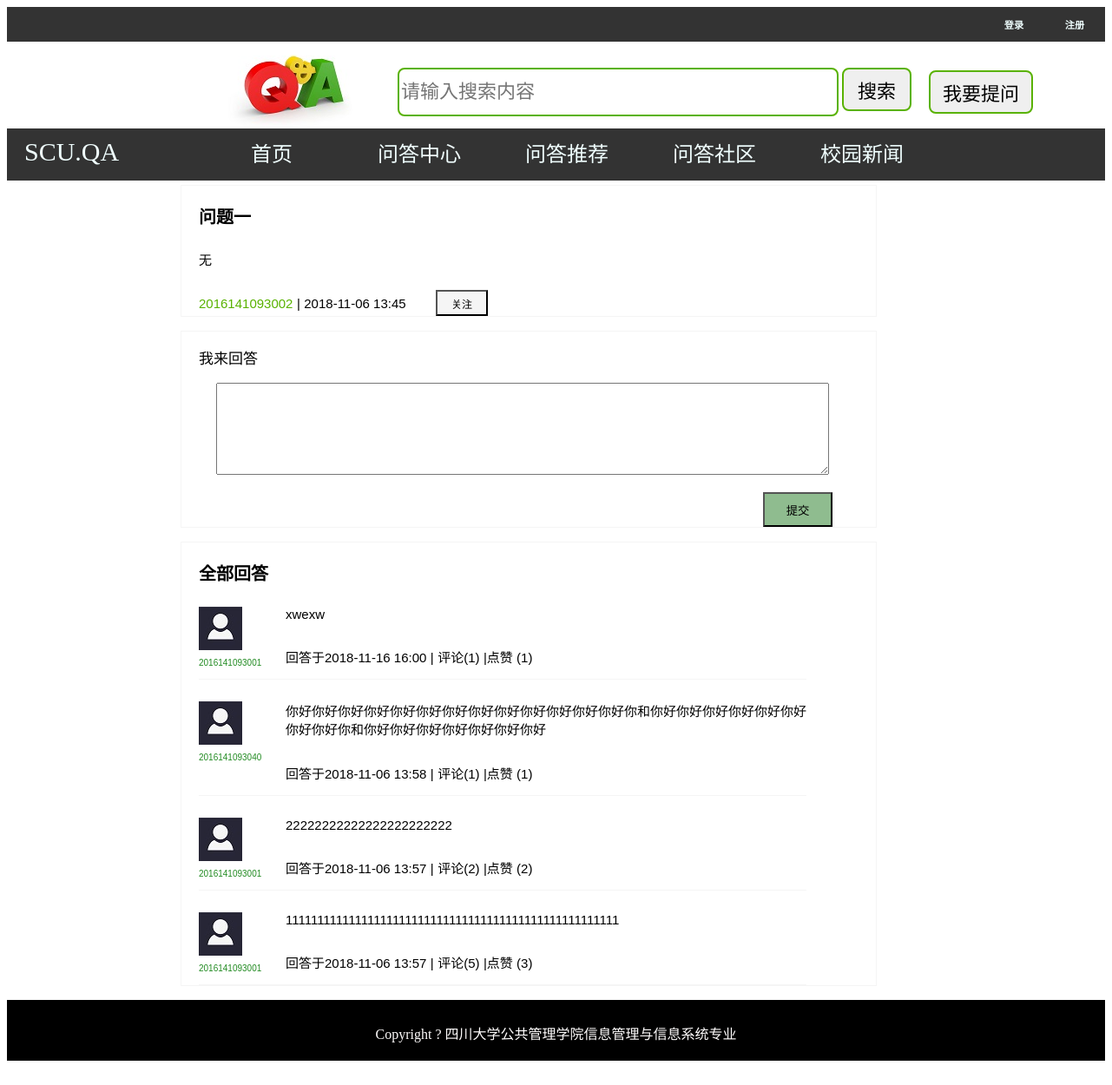
Page /detail-16/ on the committed database.
### QA/models.py (models this page shows)
class Question(models.Model):
    qauthor = models.ForeignKey(User, on_delete=models.CASCADE)
    ftype = models.ForeignKey(First_type,on_delete=models.CASCADE)
    stype = models.ForeignKey(Second_type,on_delete=models.CASCADE)
    qtitle = models.CharField(max_length=100)
    qcontent = models.TextField(max_length=500)
    q_time = models.DateTimeField(auto_now_add=True)
    q_img = models.ImageField(blank=True, null=True,upload_to='question_img')
    q_file = models.FileField(blank=True, null=True, upload_to='question_file')

class Answer(models.Model):
    adopt_choices = (
        (0, 'no'),
        (1, 'yes'),
    )
    aauthor = models.ForeignKey(User,on_delete=models.CASCADE)
    qid = models.ForeignKey(Question, on_delete=models.CASCADE)
    acontent = models.TextField(max_length=500)
    a_time = models.DateTimeField(auto_now_add=True)
    adopt=models.SmallIntegerField(default=0,choices=adopt_choices)
    Ans_deal_choices = (
        ('0', '未处理'),
        ('1', '已处理')
    )
    Ans_deal_status = models.IntegerField(default=0, choices=Ans_deal_choices)

### QA/views.py (the view)
# urls.py: url(r'^detail-(?P<questionsid>\d+)/$', views.detail1, name='detail1'),
def detail1(req,questionsid):
    question = models.Question.objects.get(id=questionsid)
    answers = models.Answer.objects.filter(qid_id=questionsid).order_by('-a_time')
    comments = models.Answer_Comment.objects.all().order_by('-c_time')
    if req.session.get('is_login') == 'yes':
        username = req.session["username"]
        que_fav = models.Question_Favorite.objects.filter(question_id=questionsid,fauthor_id=username)
    if req.method == 'POST':
        if not req.session.get('is_login') == 'yes':
            return redirect("/login/")
        an = forms.AnswerForm(req.POST)
        username = req.session["username"]
        user = models.User.objects.get(username=username)
        if an.is_valid():
            acontent = an.cleaned_data['acontent']
            answerAdd = models.Answer.objects.get_or_create(aauthor=user, qid=question, acontent=acontent)
            if answerAdd:
                return HttpResponseRedirect(reverse('detail1', kwargs={'questionsid': question.id}))
    else:
        an = forms.AnswerForm()
        return render(req, 'detail1.html',locals())

### QA/forms.py
class AnswerForm(forms.Form):
    acontent =  forms.CharField(label="", max_length=500, widget=forms.Textarea(attrs={'class':'a_content'}))

### templates/detail1.html (shortened to what this page needs)
{% extends "base1.html" %}
{% load staticfiles %}
{% block css %}
    <link rel="stylesheet" type="text/css" href="{% static 'css/base.css' %}" >
    <link rel="stylesheet" type="text/css" href="{% static 'css/detail.css' %}" >
{% endblock %}
{% block content %}
    <div class="question-answer">
        <div class="question-detail">
            <h3>{{ question.qtitle }}</h3>
            <h5>{{ question.qcontent }}</h5>
            <div class="question-footnote">
                {% if request.session.username == question.qauthor_id %}
                    <a href="/usercenter_index/">{{ question.qauthor_id }}</a>
                {% else %}
                    <a href="/user-{{ question.qauthor_id }}/user_question/">{{ question.qauthor_id }}</a>
                {% endif %}
                <span>|</span>
                <span>{{ question.q_time|date:"Y-m-d H:i" }}</span>
                {% if request.session.username == question.qauthor_id %}
                    <button onclick="question_delete({{ question.id }})">删除</button>
                {% else %}
                    <button onclick="fav_change(this,{{ question.id }})">{% if que_fav %}已关注{% else %}关注{% endif %}</button>
                {% endif %}
            </div>
        </div>
        <div class="question-answer-write">
            <h3>我来回答</h3>
            <form method="post" enctype="multipart/form-data">
                {{an.as_p}}
                <input type="submit" value="提交">
            </form>
        </div>
        <div class="question-answer-show">
            <h3>全部回答</h3>
            {% for answer in answers %}
                <div class="answer-content">
                    <div class="answer-author">
                        <img src="/static/img/4.jpg/">
                        {% if request.session.username == answer.aauthor_id %}
                            <a href="/usercenter_index/">{{ answer.aauthor_id }}</a>
                        {% else %}
                            <a href="/user-{{ answer.aauthor_id }}/user_question/">{{ answer.aauthor_id}}</a>
                        {% endif %}
                    </div>
                    <h5>{{ answer.acontent }}</h5>
                   <div class="answer-footnote">
                        <span>回答于{{ answer.a_time|date:"Y-m-d H:i" }}</span>
                        <span>|</span>
                        <a onclick="showandhidden({{ answer.id }})" >评论({{ answer.answer_comment_set.count }})</a>
                        <span>|</span>
                    </div>
                    <div class="like" onclick="like_change(this,{{ answer.id }})">
                        <span class="like_state">点赞</span>
                        <span class="alike">({{ answer.answer_like_set.count }})</span>
                    </div>
                </div>
            {% endfor %}
        </div>
    </div>
{% endblock content %}

### static/css/detail.css (style rules this page uses)
.question-answer { margin-top: 5px; min-height:600px; width: 800px; margin-left:200px; font-family: Arial; }
.question-detail { width: 800px; border: 1px solid whitesmoke; }
.question-detail h3 { font-size: 20px; margin-left: 20px; }
.question-detail h5 { font-size: 15px; font-weight: normal; word-break: break-all; word-wrap:break-word; margin-left: 20px; }
.question-footnote { margin-top: 5px; margin-left: 20px; }
.question-footnote a { text-decoration:none; color: #59B200; font-size:15px; }
.question-footnote span { font-size:15px; color: black; }
.question-footnote button { margin-left: 30px; width: 60px; height: 30px; font-size: 12px; cursor: pointer; background-color:whitesmoke; }
.question-answer-write { border: 1px solid whitesmoke; width: 800px; }
.question-answer-write h3 { font-weight: normal; font-size: 17px; margin-left: 20px; }
.question-answer-write form { margin-left: 20px; }
.question-answer-write input { width: 80px; height: 40px; margin-left: 650px; background-color: darkseagreen; color: black; }
.a_content { margin-left:20px; width: 700px; height: 100px; }
.question-answer-show { border: 1px solid whitesmoke; width: 800px; }
.question-answer-show h3 { font-size: 20px; margin-left: 20px; }
.answer-content { border-bottom:1px solid whitesmoke; margin-left: 20px; width: 700px; }
.answer-author { float: left; width: 90px; }
.answer-author a { text-decoration:none; color: forestgreen; font-size:10px; }
.answer-content h5 { margin-left: 100px; font-size: 15px; font-weight: normal; word-break: break-all; word-wrap:break-word; }
.answer-footnote { margin-top: 5px; margin-left: 10px; float: left; }
.answer-footnote a { text-decoration:none; color: black; font-size:15px; }
.answer-footnote span { font-size:15px; color: black; }
.like { margin-top: 5px; color: black; cursor: pointer; display:inline-block; font-size:15px; }

### rows in the picture
Question: qtitle "问题一", qcontent "无", qauthor_id "2016141093002", q_time "2018-11-06 13:45"
Answer: aauthor_id "2016141093001", acontent "xwexw", a_time "2018-11-16 16:00", answer_comment_set.count "1", answer_like_set.count "1"
Answer: aauthor_id "2016141093040", acontent "你好你好你好你好你好你好你好你好你好你好你好你好你好你和你好你好你好你好你好你好你好你好你和你好你好你好你好你好你好你好", a_time "2018-11-06 13:58", answer_comment_set.count "1", answer_like_set.count "1"
Answer: aauthor_id "2016141093001", acontent "22222222222222222222222", a_time "2018-11-06 13:57", answer_comment_set.count "2", answer_like_set.count "2"
Answer: aauthor_id "2016141093001", acontent "11111111111111111111111111111111111111111111111111111", a_time "2018-11-06 13:57", answer_comment_set.count "5", answer_like_set.count "3"
